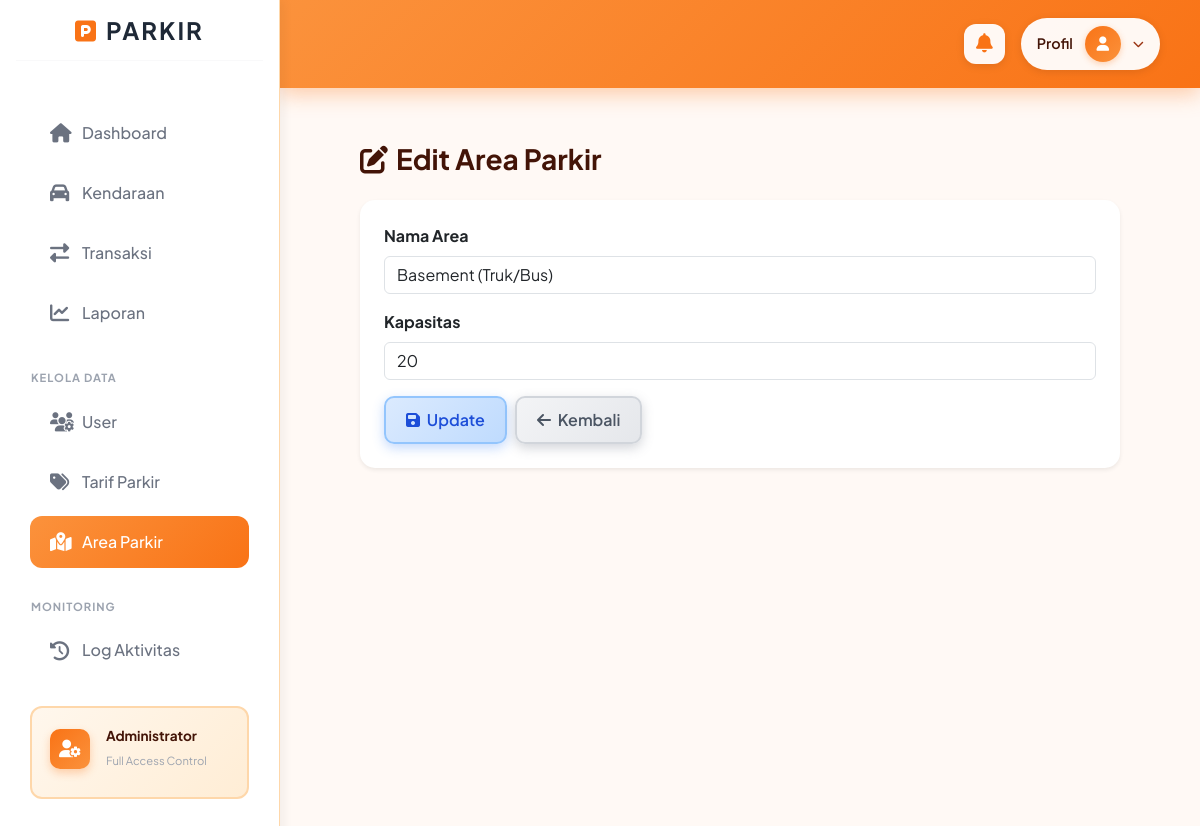
Page /index.php?c=Area&m=edit&id=3 (signed in) on the earlier database version.
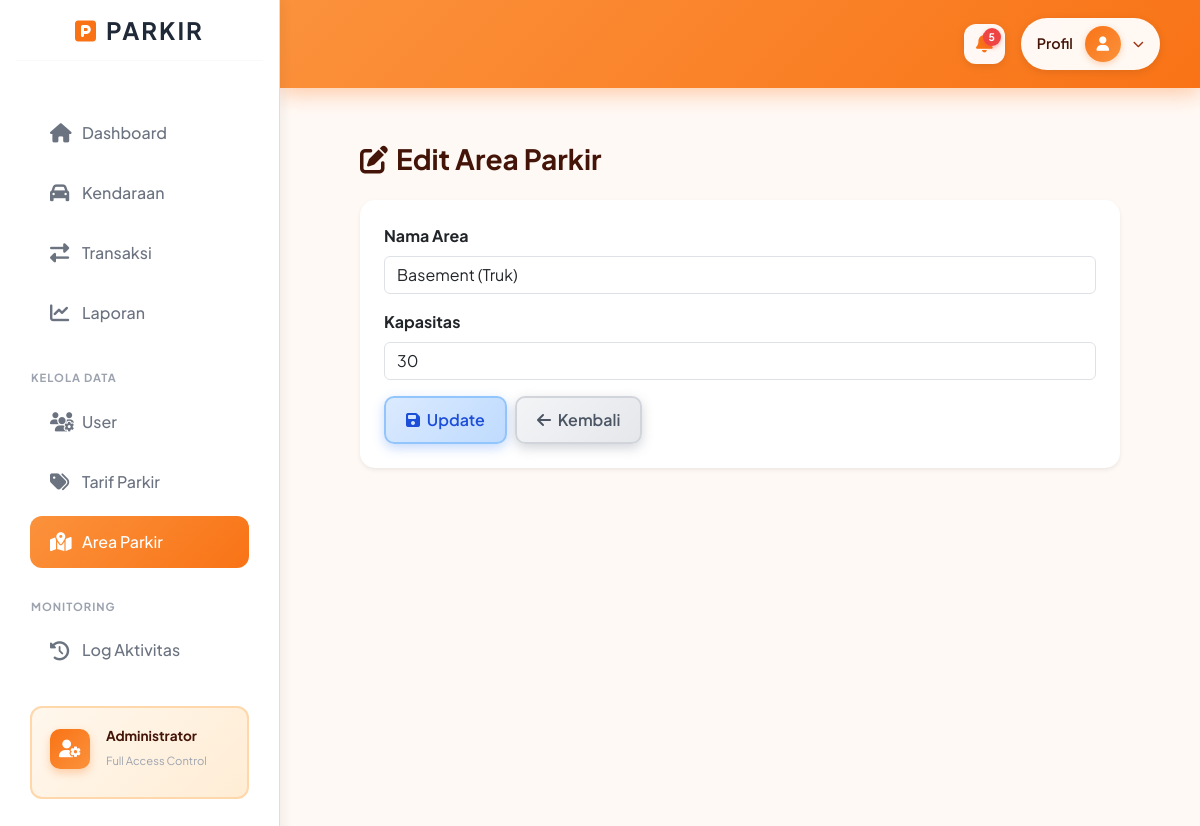
Same page on the later database version.
### tables this page shows
CREATE TABLE `tb_area_parkir` (
  `id_area` int NOT NULL,
  `nama_area` varchar(100) NOT NULL,
  `kapasitas` int NOT NULL,
  `terisi` int DEFAULT '0'
);

### controllers/AreaController.php (called while the page is built, shortened)
<?php
class AreaController {
    public function edit() {
        $id = $_GET['id'];
        $model = new AreaModel();
        $data = $model->getById($id);
        include "views/area/edit.php";
    }
}

### config/database.php (called while the page is built)
<?php
class Database {
    public static function connect() {
        $host     = "localhost";
        $dbname   = "db_parkir";
        $username = "root";
        $password = "";
        try {
            $pdo = new PDO("mysql:host=$host;dbname=$dbname;charset=utf8", $username, $password);
            $pdo->setAttribute(PDO::ATTR_ERRMODE, PDO::ERRMODE_EXCEPTION);
            $pdo->exec("SET time_zone = '+07:00'");
            return $pdo;
        } catch (PDOException $e) {
            die("Koneksi database gagal: " . $e->getMessage());
        }
    }
}

### models/AreaModel.php (called while the page is built, shortened)
<?php
class AreaModel {
    private $db;
    public function __construct() {
        $this->db = Database::connect();
    }
    public function getById($id) {
        $stmt = $this->db->prepare("SELECT * FROM tb_area_parkir WHERE id_area = ?");
        $stmt->execute([$id]);
        return $stmt->fetch(PDO::FETCH_ASSOC);
    }
}

### views/area/edit.php (the view, shortened to what the changed rows need)
<?php include "views/layout/header.php"; ?>
<link rel="stylesheet" href="assets/css/halaman.css">
<div class="container-fluid py-4">
    <div class="mb-4">
        <h3 class="fw-bold m-0"><i class="fas fa-edit me-2"></i>Edit Area Parkir</h3>
    </div>
    <div class="card border-0 shadow-sm" style="border-radius: 15px;">
        <div class="card-body p-4">
            <form method="POST" action="index.php?c=Area&m=update">
                <div class="mb-3">
                    <label class="form-label fw-bold">Nama Area</label>
                    <input type="text" name="nama_area" class="form-control" value="<?= $data['nama_area'] ?>" required>
                </div>
                <div class="mb-3">
                    <label class="form-label fw-bold">Kapasitas</label>
                    <input type="number" name="kapasitas" class="form-control" value="<?= $data['kapasitas'] ?>" required>
                </div>
                <div class="d-flex gap-2">
                    <button type="submit" class="btn btn-primary">
                        <i class="fas fa-save me-1"></i> Update
                    </button>
                    <a href="index.php?c=Area&m=index" class="btn btn-secondary">
                        <i class="fas fa-arrow-left me-1"></i> Kembali
                    </a>
                </div>
            </form>
        </div>
    </div>
</div>
<?php include "views/layout/footer.php"; ?>

### views/layout/header.php (shortened to what the changed rows need)
<!DOCTYPE html>
<html lang="id">
<head>
    <link rel="stylesheet" href="assets/css/halaman.css">
    <link href="https://cdn.jsdelivr.net/npm/bootstrap@5.3.0/dist/css/bootstrap.min.css" rel="stylesheet">
    <link rel="stylesheet" href="https://cdnjs.cloudflare.com/ajax/libs/font-awesome/6.4.0/css/all.min.css">
</head>
<body>
<?php
$user_role = $_SESSION['user']['role'] ?? 'guest';
?>
<div class="wrapper">
    <nav id="sidebar">
    <div class="sidebar-header p-3 text-center">
        <h4 class="fw-bold mb-0" style="letter-spacing: 2px; color: #431407;">
            <i class="fas fa-parking me-2" style="color: #f97316;"></i>PARKIR
        </h4>
        <hr style="border-color: #fed7aa; margin-top: 15px; margin-bottom: 0;">
    </div>
       <div class="nav-menu">
            <a href="index.php?c=Dashboard&m=index" class="nav-link <?= (!isset($_GET['c']) || $_GET['c'] == 'Dashboard') ? 'active' : '' ?>">
                <i class="fas fa-home"></i> Dashboard
            </a>
            <?php if (in_array($user_role, ['admin', 'petugas'])): ?>
             <a href="index.php?c=Kendaraan&m=index" class="nav-link <?= (isset($_GET['c']) && $_GET['c'] == 'Kendaraan') ? 'active' : '' ?>">
                <i class="fas fa-car"></i> Kendaraan
            </a>
            <?php endif; ?>
            <?php if (in_array($user_role, ['admin', 'petugas'])): ?>
            <a href="index.php?c=Transaksi&m=index" class="nav-link <?= (isset($_GET['c']) && $_GET['c'] == 'Transaksi') ? 'active' : '' ?>">
                <i class="fas fa-exchange-alt"></i> Transaksi
            </a>
            <?php endif; ?>
            <?php if (in_array($user_role, ['admin', 'owner'])): ?>
            <a href="index.php?c=Laporan&m=index" class="nav-link <?= (isset($_GET['c']) && $_GET['c'] == 'Laporan' && (!isset($_GET['m']) || $_GET['m'] == 'index')) ? 'active' : '' ?>">
                <i class="fas fa-chart-line"></i> Laporan
            </a>
            <?php endif; ?>
            <?php if ($user_role == 'admin'): ?>
            <div style="margin-top: 30px; margin-bottom: 10px;">
                <small class="text-muted px-3 d-block text-uppercase fw-bold" style="font-size: 0.7rem; letter-spacing: 1px;">
                    Kelola Data
                </small>
            </div>
            <a href="index.php?c=User&m=index" class="nav-link <?= (isset($_GET['c']) && $_GET['c'] == 'User') ? 'active' : '' ?>">
                <i class="fas fa-users-cog"></i> User
            </a>
            <a href="index.php?c=Tarif&m=index" class="nav-link <?= (isset($_GET['c']) && $_GET['c'] == 'Tarif') ? 'active' : '' ?>">
                <i class="fas fa-tags"></i> Tarif Parkir
            </a>
            <a href="index.php?c=Area&m=index" class="nav-link <?= (isset($_GET['c']) && $_GET['c'] == 'Area') ? 'active' : '' ?>">
                <i class="fas fa-map-marked-alt"></i> Area Parkir
            </a>
            <div style="margin-top: 30px; margin-bottom: 10px;">
                <small class="text-muted px-3 d-block text-uppercase fw-bold" style="font-size: 0.7rem; letter-spacing: 1px;">
                    Monitoring
                </small>
            </div>
            <a href="index.php?c=Laporan&m=log_aktivitas" class="nav-link <?= (isset($_GET['c']) && $_GET['c'] == 'Laporan' && isset($_GET['m']) && $_GET['m'] == 'log_aktivitas') ? 'active' : '' ?>">
                <i class="fas fa-history"></i> Log Aktivitas
            </a>
            <div style="margin: 30px 15px 20px 15px; padding: 18px; background: linear-gradient(135deg, #fff7ed, #ffedd5); border-radius: 12px; border: 2px solid #fed7aa;">
                <div class="d-flex align-items-center gap-3 mb-2">
                    <div style="width: 40px; height: 40px; background: linear-gradient(135deg, #f97316, #fb923c); border-radius: 10px; display: flex; align-items: center; justify-content: center; box-shadow: 0 4px 8px rgba(249, 115, 22, 0.3);">
                        <i class="fas fa-user-cog" style="color: white; font-size: 1.1rem;"></i>
                    </div>
                    <div>
                        <p class="mb-0 fw-bold" style="color: #431407; font-size: 0.85rem;">Administrator</p>
                        <small style="color: #9a3412; font-size: 0.7rem;">Full Access Control</small>
                    </div>
                </div>
            </div>
            <?php endif; ?>
        </div>
    </nav>
    <div id="content">
    <nav class="top-navbar d-flex justify-content-between align-items-center">
        <div class="d-flex align-items-center gap-3">
            <?php if($user_role == 'admin'): ?>
            <div class="dropdown">
                <?php
                $db = Database::connect();
                $today = date('Y-m-d');
                $query = "SELECT t.*, k.plat_nomor, k.jenis_kendaraan
                         FROM tb_transaksi t
                         JOIN tb_kendaraan k ON t.id_kendaraan = k.id_kendaraan
                         WHERE DATE(t.waktu_keluar) = ? AND t.status = 'keluar'
                         ORDER BY t.waktu_keluar DESC
                         LIMIT 5";
                $stmt = $db->prepare($query);
                $stmt->execute([$today]);
                $notif_keluar = $stmt->fetchAll(PDO::FETCH_ASSOC);
                $jumlah_keluar = count($notif_keluar);
                ?>
                <div class="notif-trigger"
                    id="dropdownNotif"
                    data-bs-toggle="dropdown"
                    aria-expanded="false"
                    style="cursor: pointer; position: relative; padding: 8px 12px; background: rgba(255, 255, 255, 0.95); border-radius: 12px; transition: all 0.3s ease; box-shadow: 0 2px 8px rgba(0,0,0,0.1);">
                    <i class="fas fa-bell" style="color: #f97316; font-size: 1.2rem;"></i>
                    <?php if($jumlah_keluar > 0): ?>
                    <span class="notif-badge" style="position: absolute; top: 4px; right: 4px; background: #ef4444; color: white; border-radius: 50%; width: 18px; height: 18px; display: flex; align-items: center; justify-content: center; font-size: 0.65rem; font-weight: 700; box-shadow: 0 2px 4px rgba(239, 68, 68, 0.4);">
                        <?= $jumlah_keluar ?>
                    </span>
                    <?php endif; ?>
                </div>
            </div>
            <?php endif; ?>
            <div class="dropdown">
            <div class="profile-dropdown-trigger d-flex align-items-center gap-2"
                id="dropdownMenuUser"
                data-bs-toggle="dropdown"
                aria-expanded="false"
                role="button"
                style="cursor: pointer; padding: 8px 16px; background: rgba(255, 255, 255, 0.95); border-radius: 50px; transition: all 0.3s ease; box-shadow: 0 2px 8px rgba(0,0,0,0.1);">
                <span class="profile-name d-none d-sm-block" style="color: #431407; font-weight: 600; font-size: 0.9rem; margin-right: 4px;">
                    Profil
                </span>
                <div class="profile-avatar" style="width: 36px; height: 36px; background: linear-gradient(135deg, #f97316, #fb923c); border-radius: 50%; display: flex; align-items: center; justify-content: center; color: white; font-size: 0.9rem; font-weight: 600; box-shadow: 0 2px 6px rgba(249, 115, 22, 0.3);">
                    <i class="fas fa-user"></i>
                </div>
                <i class="fas fa-chevron-down" style="color: #9a3412; font-size: 0.7rem; margin-left: 4px;"></i>
            </div>
            </div>
        </div>
    </nav>
        <div class="container-fluid">

Differences in the rows shown:
changed tb_area_parkir: nama_area "Basement (Truk/Bus)" → "Basement (Truk)"; kapasitas "20" → "30"
Other differences:
$jumlah_keluar: (not shown) → "5"
